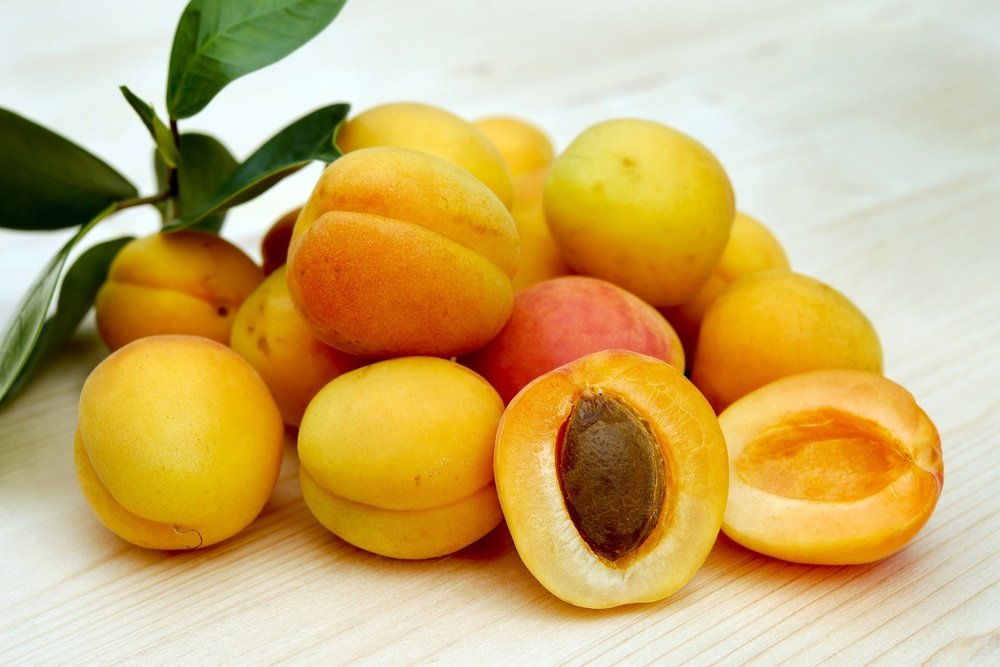
%> input picture apricots-2523272_1920.jpg, 1000 x 667 px, shrunk from 1920 x 1280 before the run
$ octave EdgeDetectionCannySobel.m   (GNU Octave 9; MATLAB toolbox functions it lacks are replaced by stand-ins)
%> lines starting %> are read from the running program, lines starting %| are printed output that depends on the picture; in (x1, y1, x2, y2) boxes, pixels count from 0 and x2, y2 are one past the last pixel; in counts of white or black regions, pixels touching at a corner belong together; the program's own positions count from 1
img=imread('apricots-2523272_1920.jpg');
%> img is the input picture: size 667x1000x3 uint8; mean R, G, B 203.8, 175.3, 110.7
gray_img=rgb2gray(img);
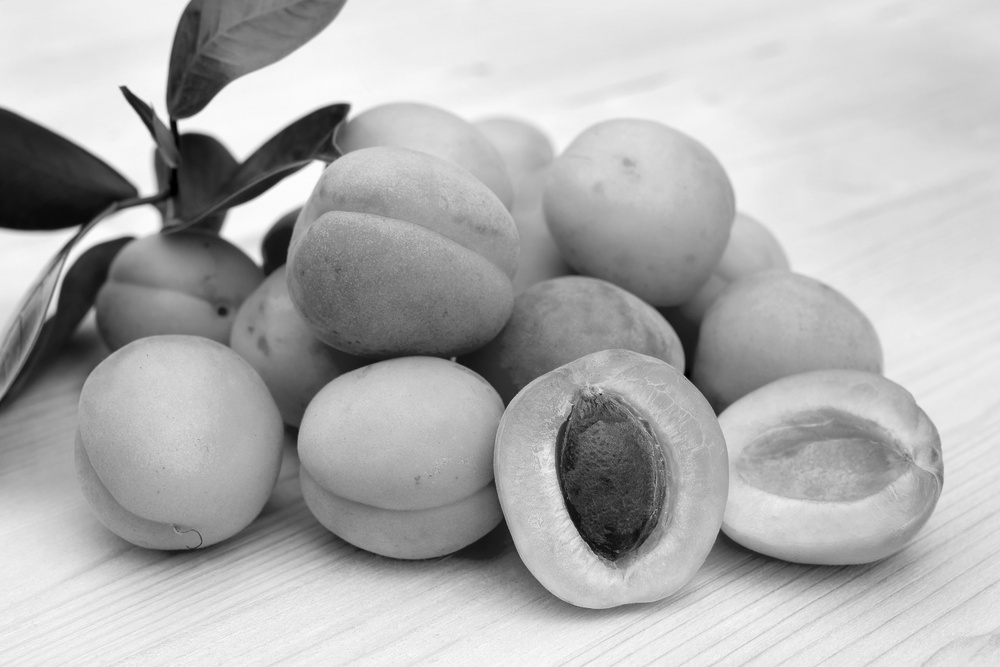
%> gray_img: size 667x1000 uint8; min 0, max 254, mean 176.4
edges=edge(gray_img,'canny');
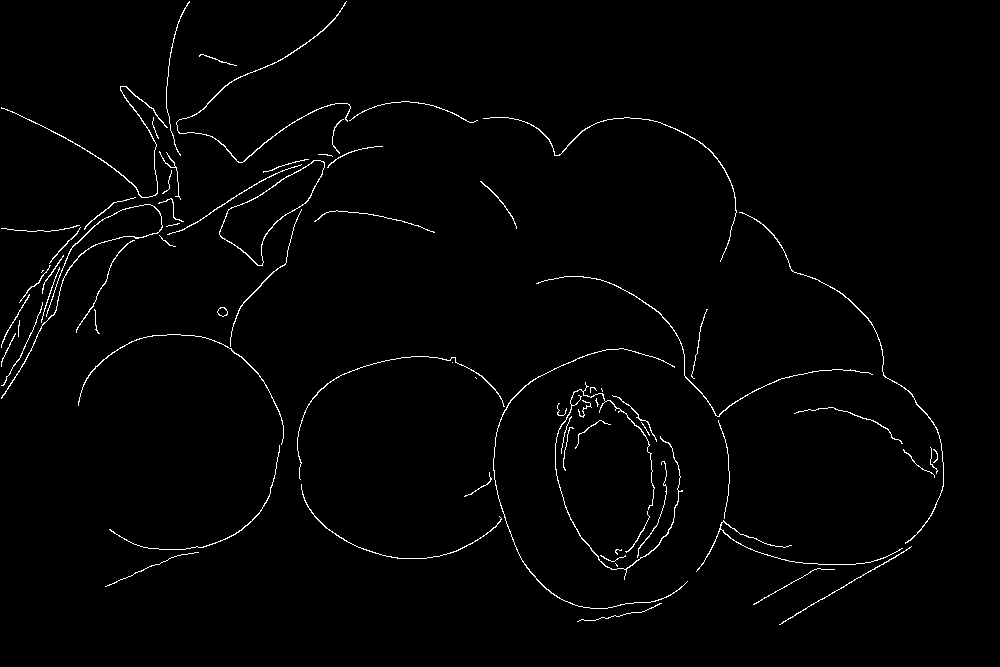
%> edges: size 667x1000 logical; 1.5% white in thin lines or dots, all inside (x1, y1, x2, y2) = (1, 1, 944, 625)
edges2=edge(gray_img,'sobel');
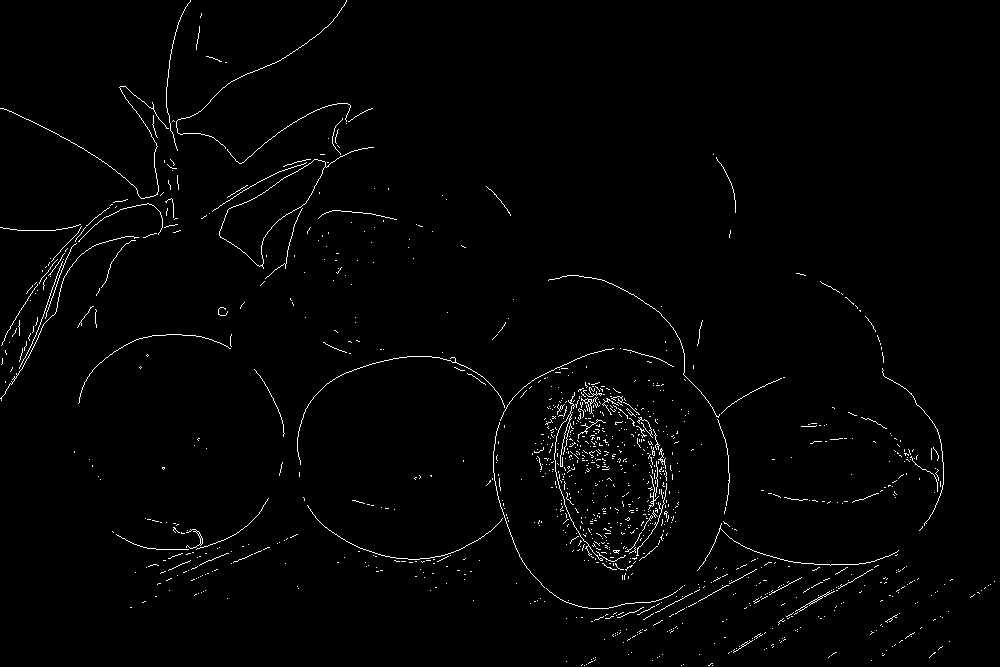
%> edges2: size 667x1000 logical; 1.5% white in thin lines or dots
subplot(2,2,1),imshow(img),title('Original Image');
subplot(2,2,2),imshow(gray_img),title('Gray Image');
subplot(2,2,3),imshow(edges),title('Canny Image');
subplot(2,2,4),imshow(edges2),title('Sobel Image');

$ run again, with apricots-2444808_1920.jpg copied over apricots-2523272_1920.jpg
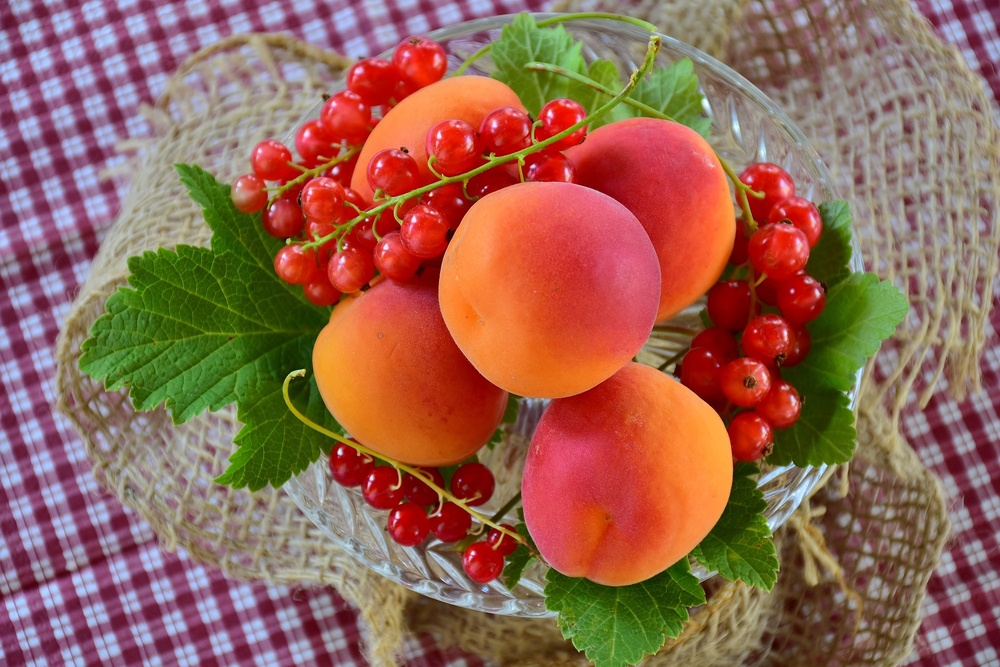
%> input picture apricots-2444808_1920.jpg, 1000 x 667 px, shrunk from 1920 x 1280 before the run
%> img is the input picture: size 667x1000x3 uint8; mean R, G, B 148.8, 101.1, 83.7
%> `edges=edge(gray_img,'canny');`:
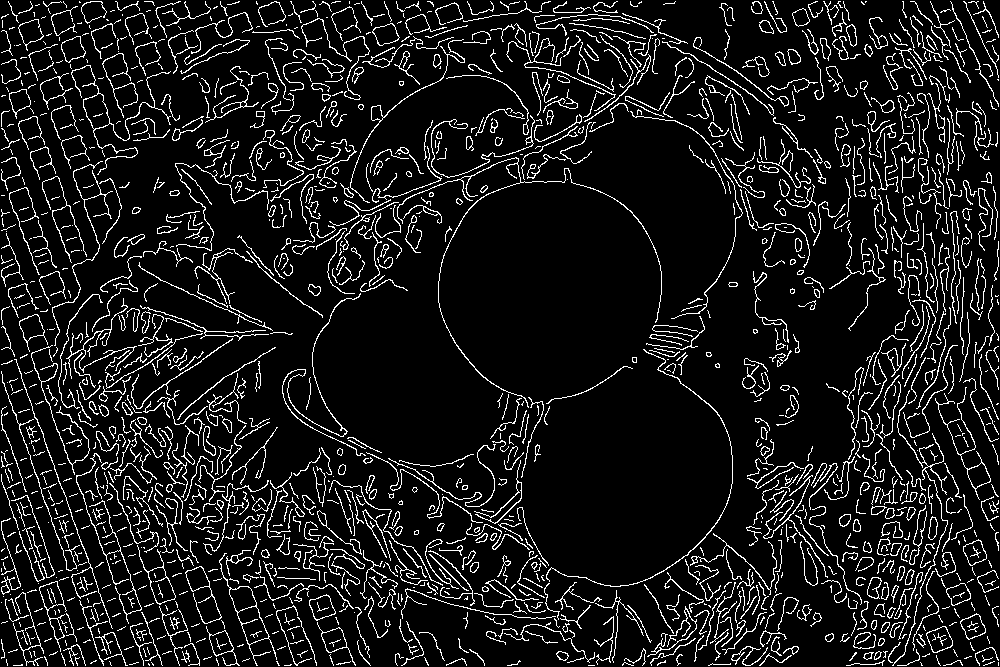
%> edges: size 667x1000 logical; 9.9% white in thin lines or dots
%> `edges2=edge(gray_img,'sobel');`:
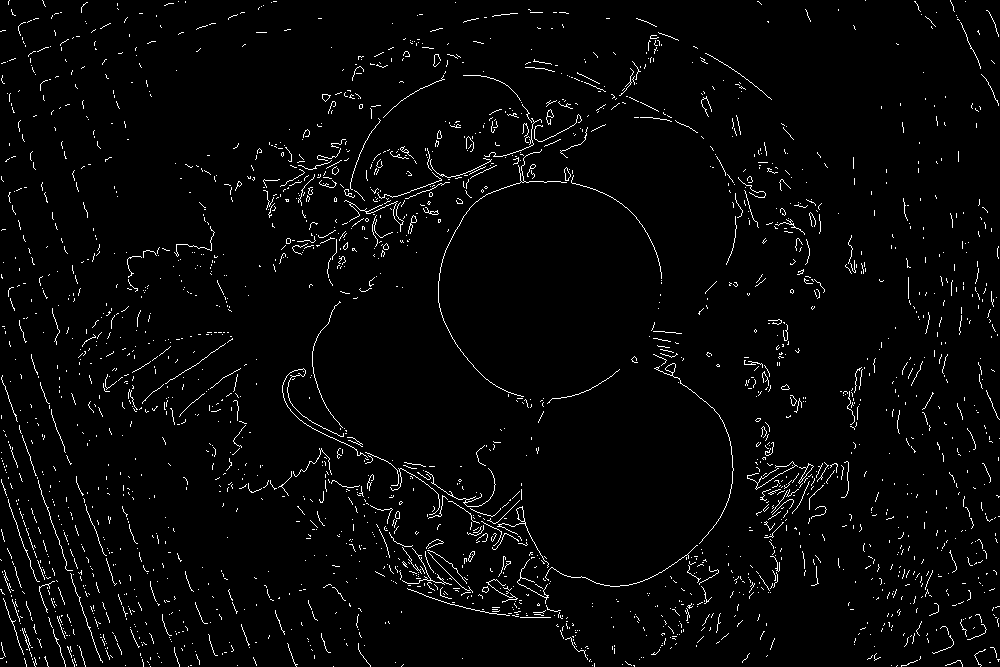
%> edges2: size 667x1000 logical; 2.8% white in thin lines or dots

$ run again, with images(6).jpg copied over apricots-2523272_1920.jpg
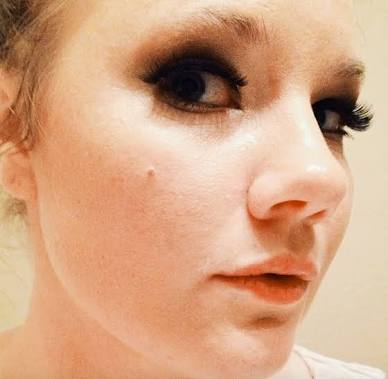
%> input picture images(6).jpg, 388 x 379 px
%> img is the input picture: size 379x388x3 uint8; mean R, G, B 212.4, 165.1, 132.2
%> `edges=edge(gray_img,'canny');`:
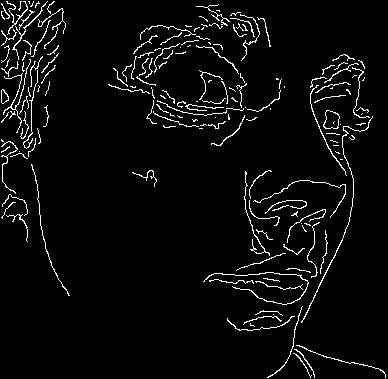
%> edges: size 379x388 logical; 4.3% white in thin lines or dots
%> `edges2=edge(gray_img,'sobel');`:
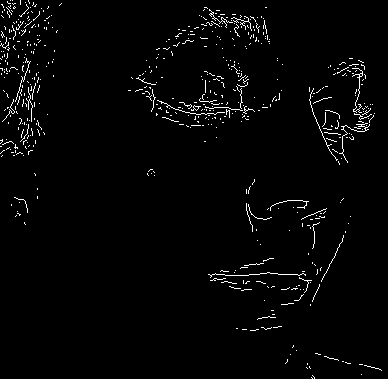
%> edges2: size 379x388 logical; 2.2% white in thin lines or dots

$ run again, with images(7).jpg copied over apricots-2523272_1920.jpg
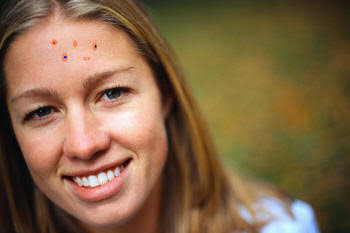
%> input picture images(7).jpg, 350 x 233 px
%> img is the input picture: size 233x350x3 uint8; mean R, G, B 129.4, 101.2, 70.5
%> `edges=edge(gray_img,'canny');`:
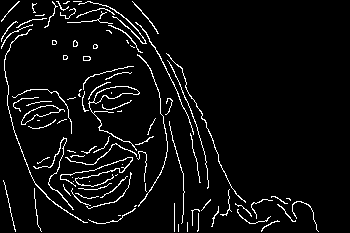
%> edges: size 233x350 logical; 5.3% white in thin lines or dots
%> `edges2=edge(gray_img,'sobel');`:
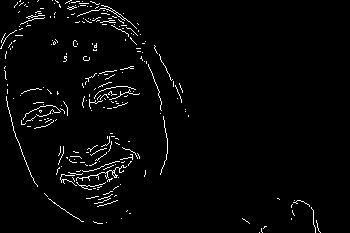
%> edges2: size 233x350 logical; 2.6% white in thin lines or dots
